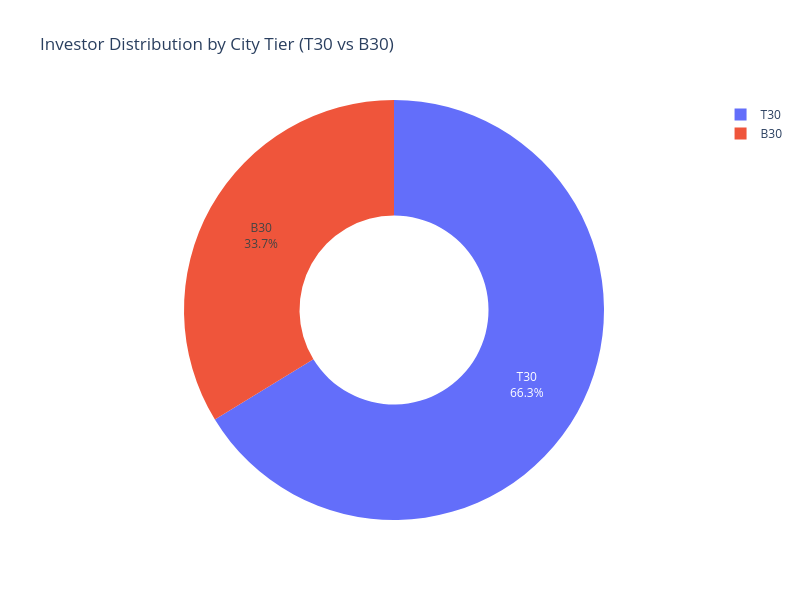

Notebook source saved alongside this figure:
### Code cell
fig = px.pie(
    city_tier,
    values="count",
    names="city_tier",
    hole=0.45,
    title="Investor Distribution by City Tier (T30 vs B30)"
)

fig.update_traces(
    textposition="inside",
    textinfo="percent+label"
)

fig.update_layout(
    template="plotly_white",
    width=800,
    height=600
)

fig.write_html(
    REPORT_DIR / "city_tier_distribution.html"
)

fig.show()

### Figure 1 — Plotly figure (JSON) as saved in the notebook; plotly's stock layout.template omitted (floating-point values rounded to 4 significant figures)
{"data": [{"domain": {"x": [0, 1], "y": [0, 1]}, "hole": 0.45, "hovertemplate": "city_tier=%{label}<br>count=%{value}<extra></extra>", "labels": ["T30", "B30"], "legendgroup": "", "name": "", "showlegend": true, "textinfo": "percent+label", "textposition": "inside", "type": "pie", "values": [21719, 11059]}], "layout": {"height": 600, "legend": {"tracegroupgap": 0}, "title": {"text": "Investor Distribution by City Tier (T30 vs B30)"}, "width": 800}}
